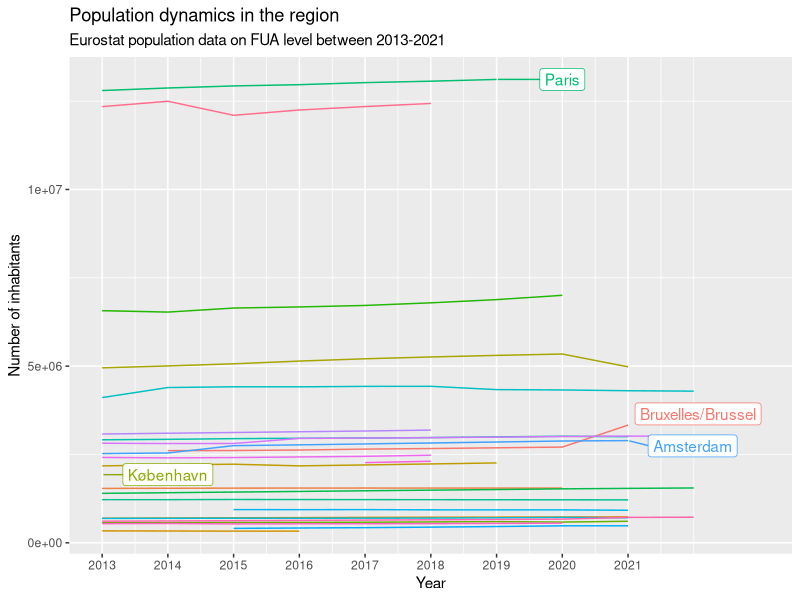

Recreate this plot in R. (Note: this script raises an error after producing the figure.)
# Load package(s) ----
## If you get an error trying to run the library() functions below, 
## it means that the package is not installed. Execute 
## install.packages("packagename") in the console, replacing "packagename" with 
## "tidyverse", for instance, if you want to install the "tidyverse" package.
## Do that for all packages.

# install.packages("tidyverse")
# install.packages("scales")
# install.packages("ggrepel")

library(tidyverse)
library(scales)
library(ggrepel)

# Get urban population data between 2013-2022 from Eurostat ----
## Source: https://ec.europa.eu/eurostat/databrowser/view/URB_LPOP1__custom_5120358/default/table?lang=en
pop_13_22 <- read_csv("data/raw/urb_lpop1__custom_5120358_page_linear.csv")
pop_13_22_c <- read_csv("data/raw/urb_cpop1_page_linear.csv")
ua <- read_csv("data/raw/URAU_LB_2021_3035_CITIES_within_frame.csv")

# Examine the data ----
# View(pop_13_22)
glimpse(pop_13_22)

# Clean the data ----
pop_13_22_long <- pop_13_22 |> 
  # Remove unnecessary columns
  select(-c(DATAFLOW, `LAST UPDATE`, freq, indic_ur, OBS_FLAG)) |> 
  # Remove countries
  filter(nchar(cities) > 2)

# Show the population trend of all capital cities in the region
pop_13_22_long |>
  # filter(cities %in% c("BE001F", "DE001F", "NL001F", "UK001F")) |> 
  filter(substr(cities, 3, 6) == "001F") |> 
  left_join(ua |> filter(CITY_CPTL == "Y"), by = c("cities" = "FUA_CODE")) |> 
  group_by(cities) |> 
  mutate(label = if_else(TIME_PERIOD == max(TIME_PERIOD), as.character(URAU_NAME), NA_character_)) |> 
  ungroup() |>
  ggplot(aes(x = TIME_PERIOD, y = OBS_VALUE, color = cities, group = cities)) +
  geom_line() +
  geom_label_repel(aes(label = label),
                   nudge_x = 1,
                   na.rm = TRUE) +
  scale_x_continuous(breaks = seq(from = 2013,
                                  to = 2021,
                                  by = 1),
                     limits = c(2013, 2023)) +
  xlab("Year") +
  ylab("Number of inhabitants") +
  labs(title = "Population dynamics in the region",
       subtitle = "Eurostat population data on FUA level between 2013-2021") +
  scale_color_discrete(name = "Muncipality") +
  theme(legend.position = "none")

# Generate table in wide format
pop_13_22_c_wide <- pop_13_22_c |>  
  pivot_wider(names_from = TIME_PERIOD, values_from = OBS_VALUE) |>
  select(-c(DATAFLOW, `LAST UPDATE`, freq, indic_ur, OBS_FLAG, `2022`)) |>
  filter(nchar(cities) > 2) |>
  group_by(cities) |>
  summarise(`2013` = sum(`2013`, na.rm = TRUE),
            `2014` = sum(`2014`, na.rm = TRUE),
            `2015` = sum(`2015`, na.rm = TRUE),
            `2016` = sum(`2016`, na.rm = TRUE),
            `2017` = sum(`2017`, na.rm = TRUE),
            `2018` = sum(`2018`, na.rm = TRUE),
            `2019` = sum(`2019`, na.rm = TRUE),
            `2029` = sum(`2020`, na.rm = TRUE),
            `2021` = sum(`2021`, na.rm = TRUE)) |>
  mutate(across(where(is.double), ~na_if(., 0)))

# Write wide table with time-series data
write_csv(pop_13_22_c_wide, "data/processed/pop_13_22_c_wide.csv", na = "")
